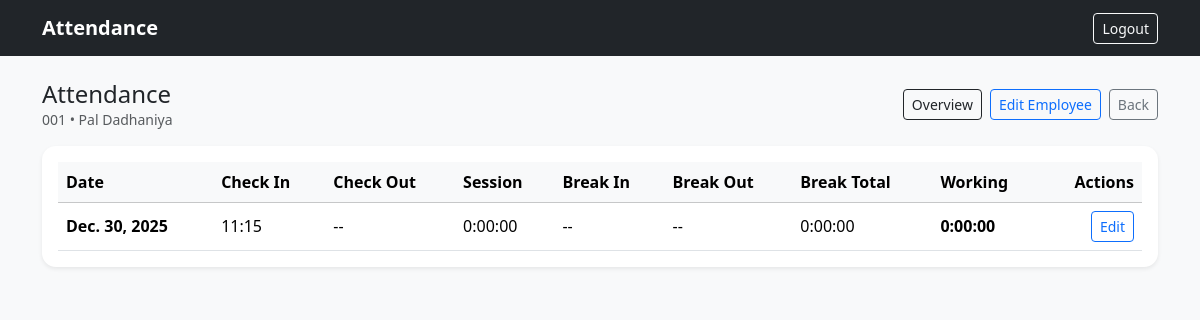
/admin-dashboard/employee/001/attendance/ (signed in), run on the app's committed database.
### accounts/models.py (models this page shows, shortened)
class Employee(models.Model):
    user = models.OneToOneField(
        User,
        on_delete=models.CASCADE,
        related_name="employee_profile"
    )
    employee_id = models.CharField(max_length=20, unique=True)
    role = models.CharField(max_length=100)
    department = models.CharField(max_length=100)
    joining_date = models.DateField()
    salary = models.DecimalField(max_digits=10, decimal_places=2)
    is_active = models.BooleanField(default=True)  # ✅ REQUIRED

### attendance/models.py (models this page shows, shortened)
class Attendance(models.Model):
    employee = models.ForeignKey(
        Employee,
        on_delete=models.CASCADE,
        related_name="attendances"
    )
    date = models.DateField()
    check_in = models.DateTimeField()
    check_out = models.DateTimeField(null=True, blank=True)
    class Meta:
        unique_together = ("employee", "date")
        ordering = ["-date"]
    def session_duration(self):
        if self.check_in and self.check_out:
            return self.check_out - self.check_in
        return timedelta(0)
    def session_hours_display(self):
        duration = self.session_duration()
        total_seconds = int(duration.total_seconds())
        h = total_seconds // 3600
        m = (total_seconds % 3600) // 60
        s = total_seconds % 60
        return f"{h}:{m:02d}:{s:02d}"
    def break_total_duration(self):
        total = timedelta(0)
        for br in self.breaks.all():
            if br.break_in and br.break_out:
                total += (br.break_out - br.break_in)
        return total
    def break_time_display(self):
        duration = self.break_total_duration()
        total_seconds = int(duration.total_seconds())
        h = total_seconds // 3600
        m = (total_seconds % 3600) // 60
        s = total_seconds % 60
        return f"{h}:{m:02d}:{s:02d}"
    def working_duration(self):
        working = self.session_duration() - self.break_total_duration()
        return max(working, timedelta(0))
    def working_hours_display(self):
        duration = self.working_duration()
        total_seconds = int(duration.total_seconds())
        h = total_seconds // 3600
        m = (total_seconds % 3600) // 60
        s = total_seconds % 60
        return f"{h}:{m:02d}:{s:02d}"

### attendance/views.py (the view)
@login_required
@user_passes_test(is_admin)
def admin_employee_attendance(request, employee_id):
    employee = get_object_or_404(Employee, employee_id=employee_id)
    attendance_history = Attendance.objects.filter(
        employee=employee
    ).prefetch_related("breaks").order_by("-date")
    return render(
        request,
        "admin_panel/employee_attendance.html",
        {
            "employee": employee,
            "attendance_history": attendance_history,
        },
    )

### attendance/views.py (called while the page is built)
def is_admin(user):
    return user.is_staff

### templates/admin_panel/employee_attendance.html (shortened to what this page needs)
{% extends "base.html" %}
{% block content %}
<div class="d-flex flex-wrap justify-content-between align-items-center gap-2 mb-3">
  <div>
    <h1 class="h4 mb-0">Attendance</h1>
    <div class="text-muted small">
      {{ employee.employee_id }} • {{ employee.user.first_name }} {{ employee.user.last_name }}
    </div>
  </div>
  <div class="d-flex flex-wrap gap-2">
    <a class="btn btn-outline-dark btn-sm" href="{% url 'admin_employee_overview' employee.employee_id %}">Overview</a>
    <a class="btn btn-outline-primary btn-sm" href="{% url 'admin_employee_details' employee.employee_id %}">Edit Employee</a>
    <a class="btn btn-outline-secondary btn-sm" href="{% url 'admin_dashboard' %}">Back</a>
  </div>
</div>
<div class="card shadow-sm border-0">
  <div class="card-body">
    <div class="table-responsive">
      <table class="table table-hover align-middle mb-0">
        <thead class="table-light">
          <tr>
            <th>Date</th>
            <th>Check In</th>
            <th>Check Out</th>
            <th>Session</th>
            <th>Break In</th>
            <th>Break Out</th>
            <th>Break Total</th>
            <th>Working</th>
            <th class="text-end">Actions</th>
          </tr>
        </thead>
        <tbody>
          {% for att in attendance_history %}
            <tr>
              <td class="fw-semibold">{{ att.date }}</td>
              <td>{% if att.check_in %}{{ att.check_in|time:"H:i" }}{% else %}--{% endif %}</td>
              <td>{% if att.check_out %}{{ att.check_out|time:"H:i" }}{% else %}--{% endif %}</td>
              <td>{{ att.session_hours_display }}</td>
              <td>
                {% for br in att.breaks.all %}
                  {{ br.break_in|time:"H:i" }}<br>
                {% empty %}
                  --
                {% endfor %}
              </td>
              <td>
                {% for br in att.breaks.all %}
                  {% if br.break_out %}
                    {{ br.break_out|time:"H:i" }}
                  {% else %}
                    --
                  {% endif %}
                  <br>
                {% empty %}
                  --
                {% endfor %}
              </td>
              <td>{{ att.break_time_display }}</td>
              <td class="fw-semibold">{{ att.working_hours_display }}</td>
              <td class="text-end">
                <a class="btn btn-outline-primary btn-sm" href="{% url 'admin_edit_attendance' employee.employee_id att.id %}">Edit</a>
              </td>
            </tr>
          {% empty %}
            <tr><td colspan="9" class="text-muted text-center py-4">No attendance records</td></tr>
          {% endfor %}
        </tbody>
      </table>
    </div>
  </div>
</div>
{% endblock %}

### templates/base.html (style rules this page uses)
:root { --brand: #ff7426; }
.card { border-radius: 14px; }
.table thead th { white-space: nowrap; }

### data on the page
Employee: employee_id "001", user.first_name "Pal", user.last_name "Dadhaniya"
Attendance: date "Dec. 30, 2025", check_in "11:15", session_hours_display "0:00:00", break_time_display "0:00:00", working_hours_display "0:00:00"
